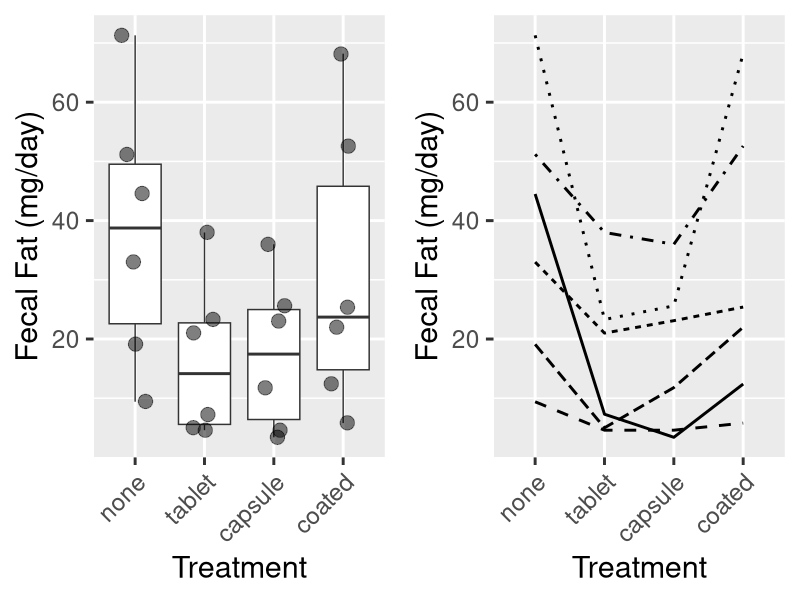
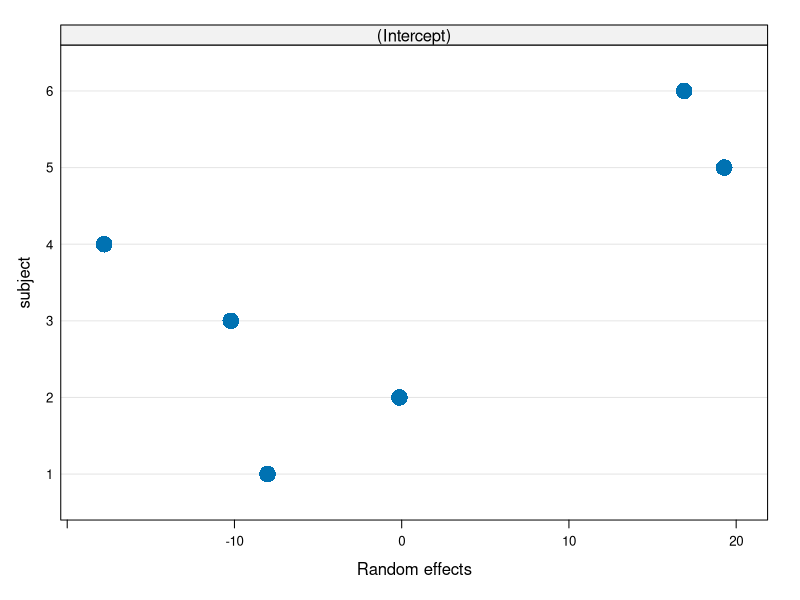
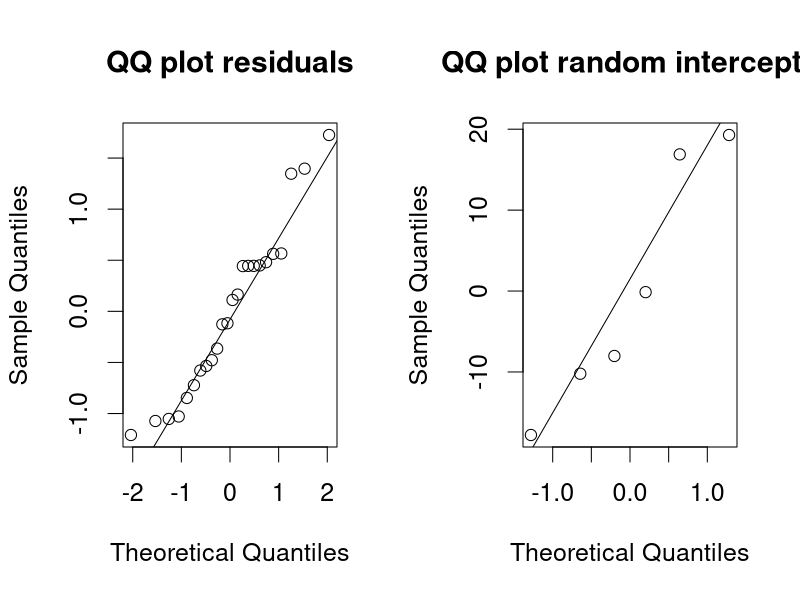
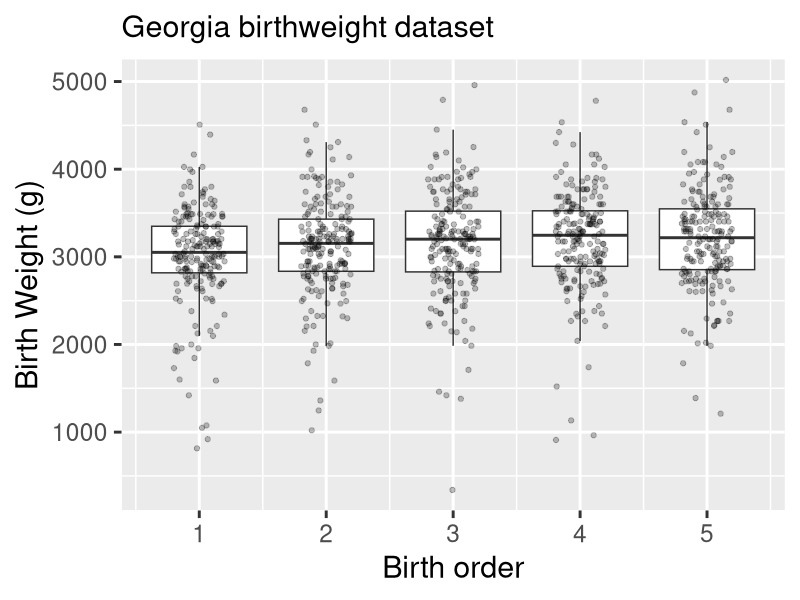
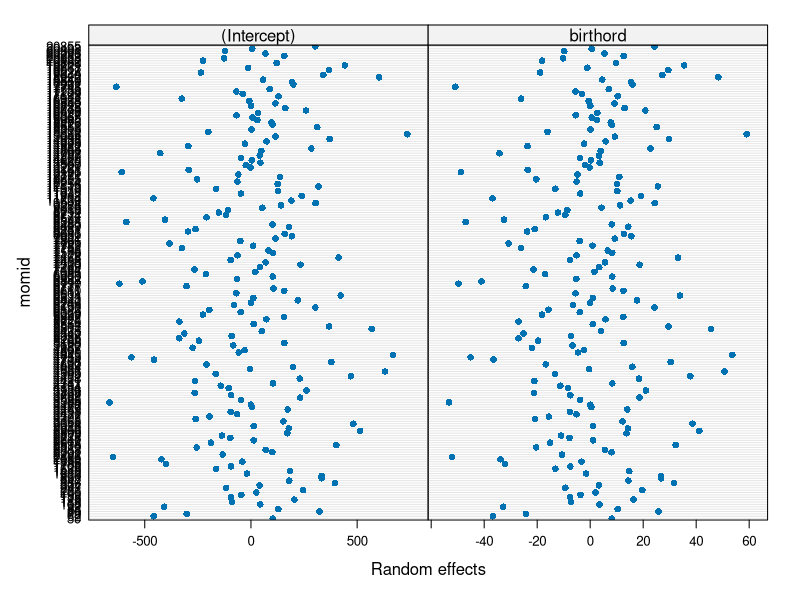

Recreate these plots in R, in order.
## ---- chunk 1
suppressPackageStartupMessages({
  library(tidyverse)
  library(ggplot2)
  library(gridExtra)
})
dat <- read.csv("fecfat.csv") %>%
  mutate(pilltype = factor(pilltype, levels = c("none", "tablet", "capsule", "coated"))) %>%
  mutate(subject = factor(subject))
## ---- chunk 2
p1 <- ggplot(dat, aes(pilltype, fecfat)) +
  geom_boxplot(outlier.shape = NA) +
  geom_jitter(width = 0.2, aes(size = 1.5), alpha = 0.5) +
  theme_grey(base_size = 22) +
  theme(legend.position = "none") +
  theme(axis.text.x = element_text(
    angle = 45,
    vjust = 1,
    hjust = 1
  )) +
  xlab("Treatment") + ylab("Fecal Fat (mg/day)")
p2 <-
  ggplot(dat, aes(
    x = pilltype,
    y = fecfat,
    group = subject,
    lty = subject
  )) +
  geom_line(size = 1) +
  theme_grey(base_size = 22) +
  theme(legend.position = "none") +
  theme(axis.text.x = element_text(
    angle = 45,
    vjust = 1,
    hjust = 1
  )) +
  xlab("Treatment") + ylab("Fecal Fat (mg/day)")
library(gridExtra)
grid.arrange(p1, p2, ncol = 2)
## ---- chunk 3
##Shortcut for calculating ICC from an lme object:
ICClme <- function(out) {
  varests <- as.numeric(VarCorr(out)[1:2])
  varests[1] / sum(varests)
}
## ---- chunk 4
library(nlme)
fitmix <- nlme::lme(fecfat ~ pilltype, 
                    data = dat, 
                    random =  ~ 1 | subject)
fitmix
## ---- chunk 5
par(cex = 2)
plot(ranef(fitmix), cex = 2)
## ---- chunk 6
par(mfrow = c(1, 2), cex = 1.5)
qqnorm(residuals(fitmix, type = "pearson"), main = "QQ plot residuals")
qqline(residuals(fitmix, type = "pearson"))
qqnorm(ranef(fitmix)[, 1], main = "QQ plot random intercepts")
qqline(ranef(fitmix)[, 1])
## ---- chunk 7
summary(fitmix)
## ---- chunk 8
intervals(fitmix)
## ---- chunk 9
library(nlme)
fitmix <- nlme::lme(fecfat ~ pilltype, 
                    data = dat, 
                    random =  ~ 1 | subject)
## ---- chunk 10
ga <- read_csv("gababies.csv") %>%
  mutate(momage = na_if(momage, 99)) %>%
  mutate(agebin = cut(initage, breaks = c(0, 20, 100))) %>%
  mutate(momid = factor(momid)) %>%
  mutate(lowbrth = recode_factor(lowbrth, `0` = "normal", `1` = "low"))
## ---- chunk 11
ggplot(ga, aes(x = birthord, group = birthord, y = bweight)) +
  geom_boxplot(notch = FALSE, outlier.shape = NA) +
  geom_jitter(width=0.2, col = "black", alpha = 0.25) +
  theme_grey(base_size = 22) + 
  labs(subtitle = "Georgia birthweight dataset") +
  xlab("Birth order") + ylab("Birth Weight (g)")
p2 <- ggplot(ga, aes(x = birthord, y = bweight, group = momid)) +
  geom_line() +
  theme_grey(base_size = 22) + 
  theme(legend.position = "none") +
  labs(subtitle = "Georgia birthweight dataset") +
  xlab("Birth order") + ylab("Birth Weight (g)")
## ---- chunk 12
gafit1 <- nlme::lme(bweight ~ birthord, data=ga, 
    random=~birthord|momid,
    na.action=na.omit,
    control=list(msMaxIter=600, msMaxEval=600, 
                 sing.tol=1e-20, msVerbose=FALSE))  
## ---- chunk 13
plot(ranef(gafit1))
## ---- chunk 14
summary(gafit1)
## ---- chunk 15
intervals(gafit1, which = "fixed")
## ---- chunk 16
gafit.gee <- gee::gee(bweight ~ birthord,
                      corstr = "exchangeable",
                      id = momid,
                      data = ga)
## ---- chunk 17
summary(gafit.gee)
